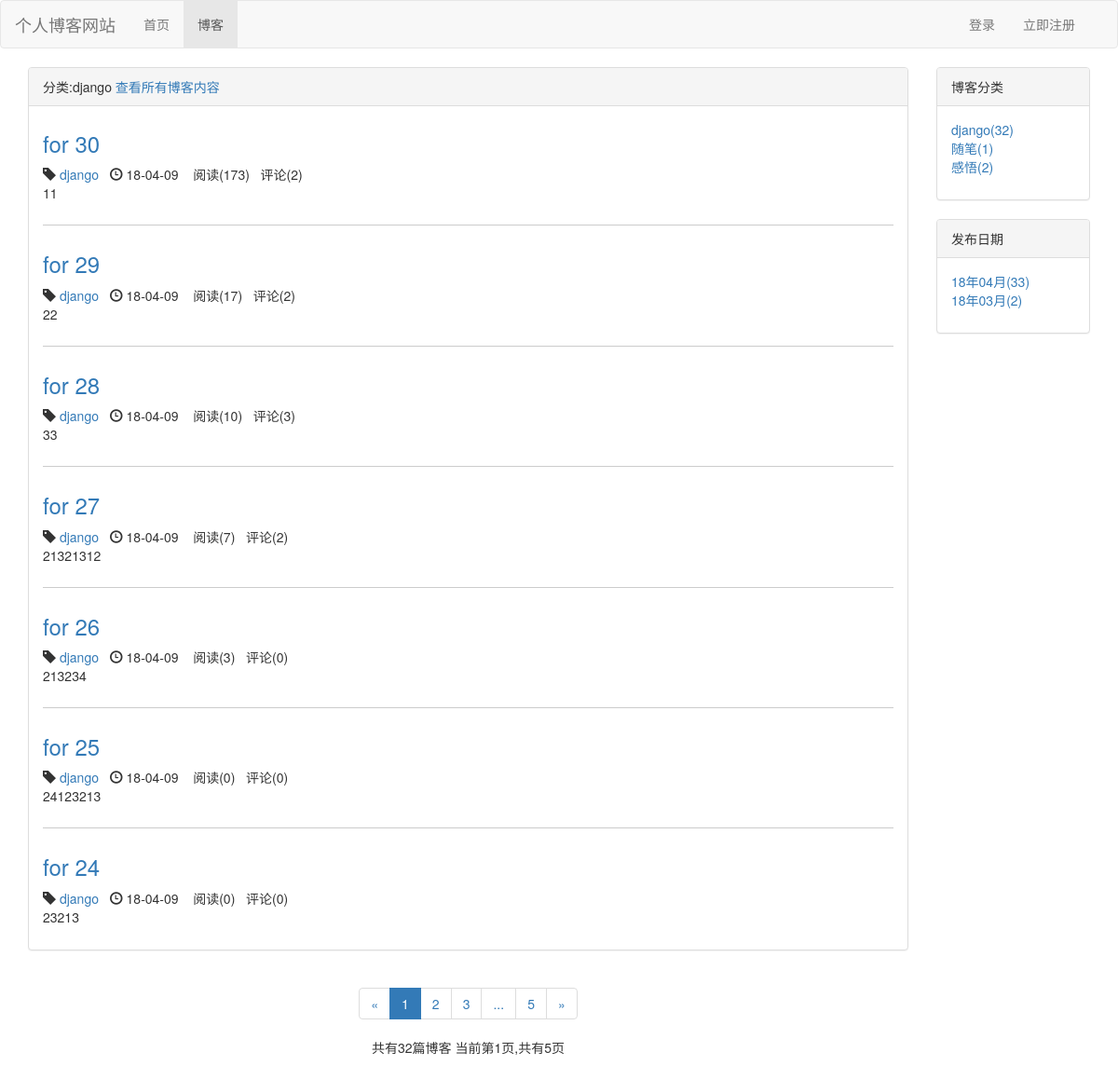
The page /blog/type/1 on the database its author committed.
### blog/models.py (models this page shows, shortened)
class BlogType(models.Model):
     type_name = models.CharField(max_length=15)
     def __str__(self):
         return self.type_name

class Blog(models.Model,ReadNumExpandMethod):
     title =  models.CharField(max_length=50)
     blog_type = models.ForeignKey(BlogType,on_delete=models.CASCADE)
     content = RichTextUploadingField()
     author = models.ForeignKey(User,on_delete=models.CASCADE)
     read_details = GenericRelation(ReadDetail)
     created_time = models.DateTimeField(auto_now_add=True)
     last_update_time = models.DateTimeField(auto_now=True)
     class Meta:
          ordering = ['-created_time']

### read_statistics/models.py (models this page shows)
class ReadNum(models.Model):
    read_num = models.IntegerField(default=0)
    content_type = models.ForeignKey(ContentType,on_delete=models.CASCADE)
    object_id = models.PositiveIntegerField() # 主键ID
    contebt_object = GenericForeignKey('content_type','object_id') # 通用外键

### blog/views.py (the view)
# urls.py: path('type/<int:blog_type_pk>',views.blogs_with_type,name="blogs_with_type"),
def blogs_with_type(request,blog_type_pk):
    blog_type = get_object_or_404(BlogType,pk=blog_type_pk)
    blogs_all_list = Blog.objects.filter(blog_type=blog_type)
    context = get_blog_list_common_data(request,blogs_all_list)
    context['blog_type'] = blog_type
    return render(request,'blog/blogs_with_type.html', context)

### comment/templatetags/comment_tags.py (called while the page is built)
@register.simple_tag
def get_comment_count(obj):
    content_type = ContentType.objects.get_for_model(obj)
    return Comment.objects.filter(content_type=content_type, object_id=obj.pk).count()

### read_statistics/models.py (called while the page is built)
    def get_read_num(self):
        try:
            ct = ContentType.objects.get_for_model(self)
            readnum = ReadNum.objects.get(content_type=ct, object_id=self.pk)
            return readnum.read_num
        except exceptions.ObjectDoesNotExist:
            return 0

### user/context_processors.py (called while the page is built)
def login_modal_form(request):
    return {'login_modal_form':LoginForm()}

### blog/templates/blog/blogs_with_type.html (shortened to what this page needs)
{% extends  'blog/blog_list.html' %}
{% block blog_list_title %}
        分类:{{ blog_type.type_name}}
        <a href="{% url 'blog_list' %}">查看所有博客内容</a>
{% endblock %}

### blog/templates/blog/blog_list.html (shortened to what this page needs)
{% extends  'base.html' %}
{% block nav-blog-active %}active{% endblock %}
{% load staticfiles %}
{% load comment_tags %}
{% block header_extends %}
    <link rel="stylesheet" href="{% static 'blog/blog.css' %}">
{% endblock %}
{% block content %}
    <div class="container">
        <div class="row">
            <div class="col-xs-12 col-sm-8 col-md-9 col-lg-10">
                <div class="panel panel-default">
                     <div class="panel-heading">{% block blog_list_title %}博客列表 {% endblock %}</div>
                     <div class="panel-body">
                         {% for blog in blogs %}
                         <div class="blog">
                         <h3><a href="{% url 'blog_detail' blog.id %}">{{ blog.title }}</a></h3>
                          <p class="blog-info">
                              <span class="glyphicon glyphicon-tag"></span> <a href="{% url 'blogs_with_type' blog.blog_type.pk %}">{{ blog.blog_type}}</a>&nbsp;&nbsp;
                              <span class="glyphicon glyphicon-time"></span> {{ blog.created_time|date:"y-m-d " }}&nbsp;&nbsp;
                              阅读({{ blog.get_read_num }})&nbsp;&nbsp;
                              评论({%  get_comment_count blog %})
                          </p>
                         <p>{{ blog.content|striptags|truncatechars:120 }}</p>
                         </div>
                         {% empty %}
                         <div class="blog">
                         <h3>-- 暂无博客，敬请期待 --</h3>
                         </div>
                         {% endfor %}
                     </div>
                </div>
            <div class="paginator">
              <ul class="pagination">
                <li>
                    {% if page_of_blogs.has_previous %}
                     <a href="?page={{ page_of_blogs.previous_page_number }}" aria-label="Previous">
                        <span aria-hidden="true">&laquo;</span>
                      </a>
                    {% else %}
                       <span aria-hidden="true">&laquo;</span>
                    {% endif %}
                </li>
                  {% for page_num in page_range %}
                        {% if page_num == page_of_blogs.number %}
                            <li class='active'><span>{{ page_num }}</span></li>
                        {% else %}
                            {% if page_num == '...'%}
                                <li ><span>{{ page_num }}</span></li>
                            {% else %}
                                <li><a href="?page={{ page_num }}">{{ page_num }}</a></li>
                            {% endif %}
                        {% endif %}
                {% endfor %}
                <li>
                   {% if page_of_blogs.has_next %}
                     <a href="?page={{ page_of_blogs.next_page_number }}" aria-label="Next">
                        <span aria-hidden="true">&raquo;</span>
                      </a>
                    {% else %}
                       <span aria-hidden="true">&raquo;</span>
                    {% endif %}
                </li>
              </ul>
                <p>
                    共有{{ page_of_blogs.paginator.count }}篇博客
                    当前第{{  page_of_blogs.number }}页,共有{{ page_of_blogs.paginator.num_pages }}页
                </p>
            </div>
        </div>
            <div class="hidden-xs col-sm-4 col-md-3 col-lg-2">
                <div class="panel panel-default">
                    <div class="panel-heading">博客分类</div>
                    <div class="panel-body">
                        <ul class="blog-types" style="list-style-type:none;">
                            {% for blog_type in blog_types %}
                                <li><a href="{% url 'blogs_with_type' blog_type.pk %}">
                                    {{ blog_type.type_name }}({{ blog_type.blog_count }})
                                </a></li>
                            {% empty %}
                                <li>暂无分类</li>
                            {% endfor %}
                        </ul>
                    </div>
                </div>
                <div class="panel panel-default">
                    <div class="panel-heading">发布日期</div>
                    <div class="panel-body">
                        <ul>
                            {% for blog_date,blog_count in blogs_dates.items %}
                                <li>
                                    <a href="{% url 'blogs_with_date' blog_date.year blog_date.month %}">
                                    {{ blog_date|date:"y年m月"}}({{ blog_count }})</a>
                                </li>
                            {% endfor %}
                        </ul>
                    </div>
                </div>
            </div>
        </div>
     </div>
{% endblock %}

### static/base.css (style rules this page uses)
* { margin: 0; padding: 0; }
ul { list-style-type: none; }

### blog/static/blog/blog.css (style rules this page uses)
ul.blog-types { list-style-type:none; }
div.blog:not(:last-child) { margin-bottom: 2em; padding-bottom: 1em; border-bottom: 1px solid #cccccc; }
div.blog h3 { margin-top:0.5em; }
div.blog p.blog-info { margin-bottom: 0; }
div.paginator { text-align: center; }

### rows shown on the page
BlogType: type_name "django", blog_count "32"
Blog: title "for 30", blog_type "django", created_time "18-04-09", get_read_num "173", id "2", content "11"
Blog: title "for 29", blog_type "django", created_time "18-04-09", get_read_num "17", id "2", content "22"
Blog: title "for 28", blog_type "django", created_time "18-04-09", get_read_num "10", id "3", content "33"
Blog: title "for 27", blog_type "django", created_time "18-04-09", get_read_num "7", id "2", content "21321312"
Blog: title "for 26", blog_type "django", created_time "18-04-09", get_read_num "3", id "0", content "213234"
Blog: title "for 25", blog_type "django", created_time "18-04-09", get_read_num "0", id "0", content "24123213"
Blog: title "for 24", blog_type "django", created_time "18-04-09", get_read_num "0", id "0", content "23213"
BlogType: type_name "随笔", blog_count "1"
BlogType: type_name "感悟", blog_count "2"

### other values the page prints
{{ page_num }} "1"
{{ page_num }} "2" "3" "5"
{{ page_num }} "..."
{{ page_of_blogs.paginator.count }} "32"
{{ page_of_blogs.number }} "1"
{{ page_of_blogs.paginator.num_pages }} "5"
{{ blog_date|date:"y年m月" }} "18年04月" "18年03月"
{{ blog_count }} "33" "2"
